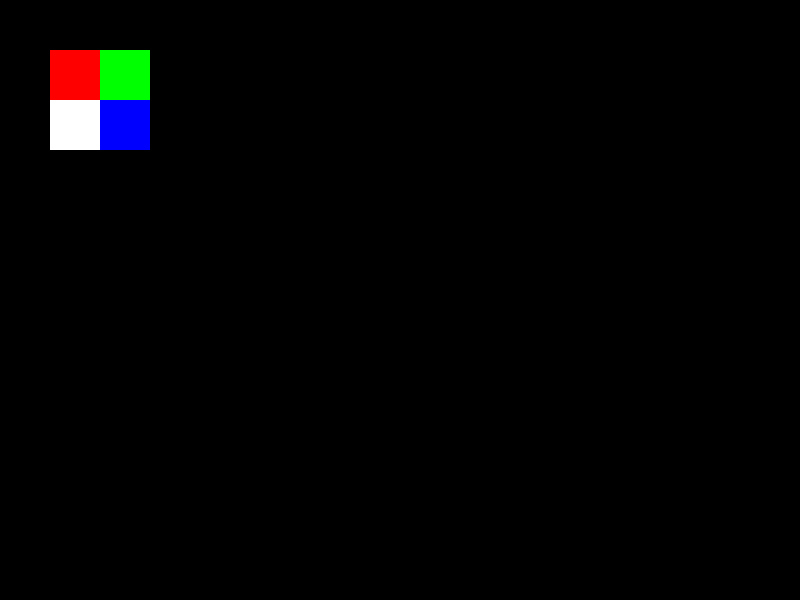
Frame 1 (no input)
Frame 60 (the mouse pressed at the canvas centre just before this capture): identical to frame 1, image omitted
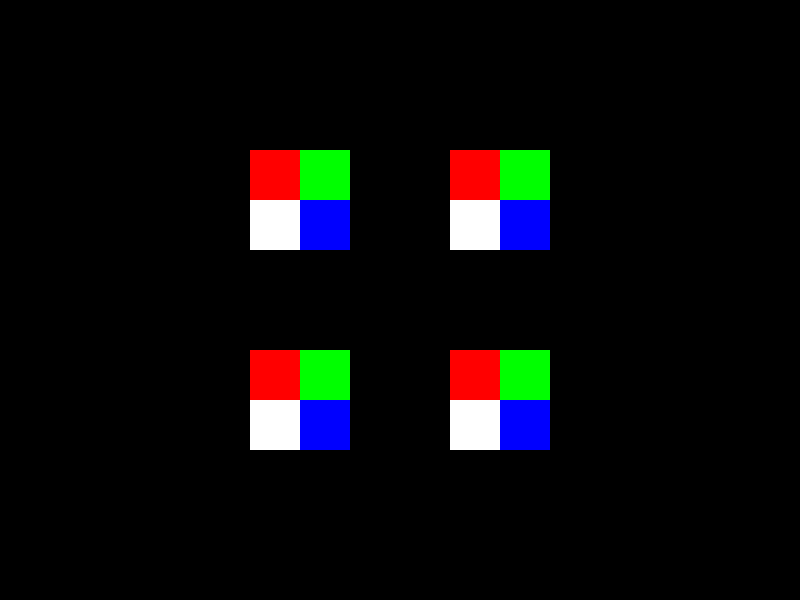
Frame 120 (the mouse held since frame 60 and released just before this capture)

The Processing sketch that drew these frames (run headless with seeded random() and noise(); from frame 60 on, the mouse is pressed at the canvas centre):

// Processing sketch: sketch_F2_functionsSummoned
// ── sketch_F2_functionsSummoned.pde
void setup() {
  size(800, 600);
  noStroke();
}

void draw() {
  background(0);
  
  int mx = mouseX;
  int my = mouseY;
  
  fill(255, 0, 0);
  rect(mx - 150, my - 150, 50, 50);
  fill(0, 255, 0);
  rect(mx - 100, my - 150, 50, 50);
  fill(0, 0, 255);
  rect(mx - 100, my - 100, 50, 50);
  fill(255, 255, 255);
  rect(mx - 150, my - 100, 50, 50);
  
  fill(255, 0, 0);
  rect(mx - 150, my + 50, 50, 50);
  fill(0, 255, 0);
  rect(mx - 100, my + 50, 50, 50);
  fill(0, 0, 255);
  rect(mx - 100, my + 100, 50, 50);
  fill(255, 255, 255);
  rect(mx - 150, my + 100, 50, 50);
  
  fill(255, 0, 0);
  rect(mx + 50, my - 150, 50, 50);
  fill(0, 255, 0);
  rect(mx + 100, my - 150, 50, 50);
  fill(0, 0, 255);
  rect(mx + 100, my - 100, 50, 50);
  fill(255, 255, 255);
  rect(mx + 50, my - 100, 50, 50);
  
  fill(255, 0, 0);
  rect(mx + 50, my + 50, 50, 50);
  fill(0, 255, 0);
  rect(mx + 100, my + 50, 50, 50);
  fill(0, 0, 255);
  rect(mx + 100, my + 100, 50, 50);
  fill(255, 255, 255);
  rect(mx + 50, my + 100, 50, 50);
}
